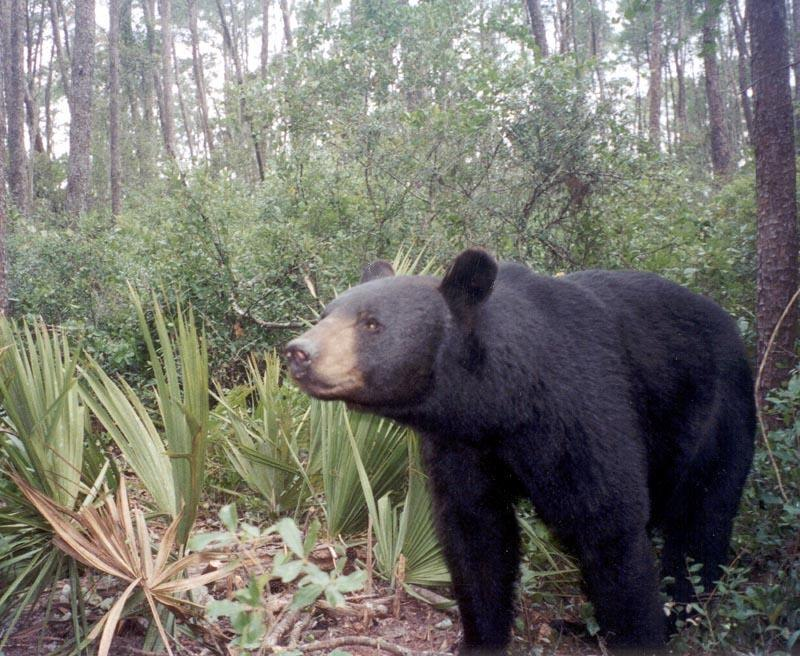
#> input picture Applications/Camera/Hello_AI_World/TensorRT_image_detection/black_bear.jpg, 800 x 656 px, given in place of x-raw, format=(string)BGR ! appsink, which was not available
$ python open_cv_color_detection_utils.py
#> lines starting #> are read from the running program, lines starting #| are printed output that depends on the picture; after the words box and inside, x2 and y2 are one past the last pixel; in counts of white or black regions, pixels touching at a corner belong together; pictures that were not available may be replaced by others from this repository, and a replacement may not be noted
### Applications/openCV/open_cv_color_detection.py
import numpy as np
import cv2
import serial
from time import sleep

def empty(a):
    pass

# [30 lines left out: function stackImages, not called in this run]

def gstreamer_pipeline(
    capture_width=3280,
    capture_height=2464,
    display_width=640,
    display_height=480,
    framerate=21,
    flip_method=0,
):
    return (
    "nvarguscamerasrc ! "
    "video/x-raw(memory:NVMM), "
    "width=(int)%d, height=(int)%d, "
    "format=(string)NV12, framerate=(fraction)%d/1 ! "
    "nvvidconv flip-method=%d ! "
    "video/x-raw, width=(int)%d, height=(int)%d, format=(string)BGRx ! "
    "videoconvert ! "
    "video/x-raw, format=(string)BGR ! appsink"
    % (
        capture_width,
        capture_height,
        framerate,
        flip_method,
        display_width,
        display_height,
    )
)

cap = cv2.VideoCapture(gstreamer_pipeline(flip_method=0), cv2.CAP_GSTREAMER)

cv2.namedWindow("HSV")
cv2.resizeWindow("HSV",640,240)
cv2.createTrackbar("HUE Min","HSV",0,179,empty)
cv2.createTrackbar("HUE Max","HSV",179,179,empty)
cv2.createTrackbar("SAT Min","HSV",0,255,empty)
cv2.createTrackbar("SAT Max","HSV",255,255,empty)
cv2.createTrackbar("VALUE Min","HSV",0,255,empty)
cv2.createTrackbar("VALUE Max","HSV",255,255,empty)

def capture_image():
    if cap.isOpened():
        while True:
            success, img = cap.read()
#> img is the input picture: shape (656, 800, 3); mean B, G, R 107.6, 114.4, 115
            return img

    else:
        print("Unable to open camera")

def getContours(imgcontour, mask):
    myobjectListC = []
    myobjectListArea = []
    #contours, hierarchy = cv2.findContours(imgDil, cv2.RETR_EXTERNAL, cv2.CHAIN_APPROX_NONE)

    contours, hierarchy = cv2.findContours(mask, cv2.RETR_EXTERNAL, cv2.CHAIN_APPROX_NONE)
    #contours, hierarchy = cv2.findContours(mask, cv2.RETR_LIST, cv2.CHAIN_APPROX_SIMPLE)

    for cnt in contours:
    #for (x,y,width,height) in contours:
        #cv2.drawContours(imgcontour, cnt, -1, (255, 0, 0), 3)
        x, y, width, height = cv2.boundingRect(cnt)
        cx=x+(width//2)
        cy=y+(height//2)
        found_area = width * height
        cv2.rectangle(imgcontour, (x , y ), (x + width , y + height ), (0, 255, 255), 2)
        #print(cx, cy)
        myobjectListArea.append(found_area)
        myobjectListC.append([cx,cy])

    if len(myobjectListArea) !=0:
        i = myobjectListArea.index(max(myobjectListArea))
        return imgcontour, [myobjectListC[i],myobjectListArea[i]]
    else:
        return imgcontour, [[0,0],0]

def color_detection(img, imgcontour):
    imgHsv = cv2.cvtColor(img,cv2.COLOR_BGR2HSV)
#> imgHsv: shape (656, 800, 3); mean H, S, V 74.6, 55.9, 121.9
    h_min = cv2.getTrackbarPos("HUE Min","HSV")
    h_max = cv2.getTrackbarPos("HUE Max", "HSV")
    s_min = cv2.getTrackbarPos("SAT Min", "HSV")
    s_max = cv2.getTrackbarPos("SAT Max", "HSV")
    v_min = cv2.getTrackbarPos("VALUE Min", "HSV")
    v_max = cv2.getTrackbarPos("VALUE Max", "HSV")

    #lower = np.array([h_min,s_min,v_min])
    #upper = np.array([h_max,s_max,v_max])

    lower = np.array([34,182,164])
    upper = np.array([61,255,255])

    kernel = np.ones((5, 5))
    imgBlur = cv2.GaussianBlur(img, (7, 7), 1)
    imgGray = cv2.cvtColor(imgBlur, cv2.COLOR_BGR2GRAY)
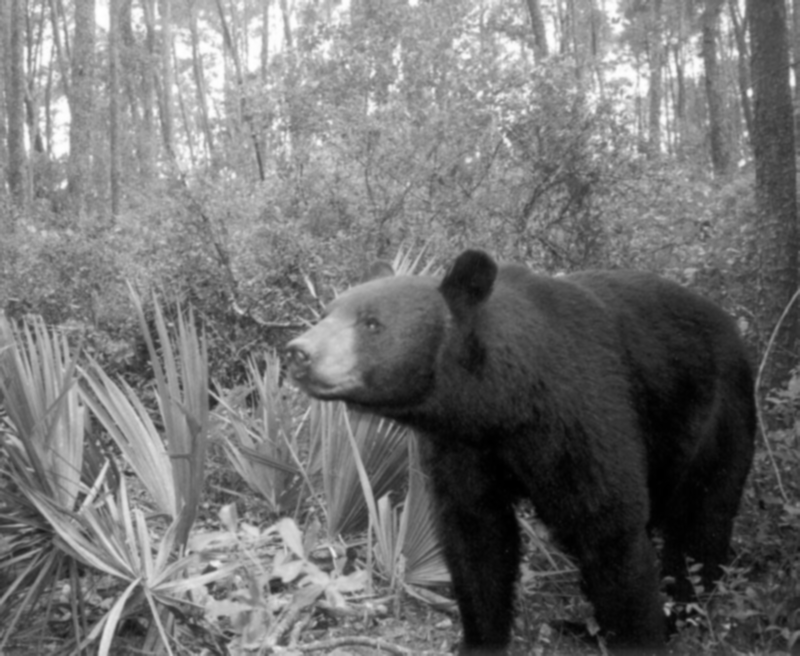
#> imgGray: shape (656, 800); min 0, max 255, mean 113.8
    imgCanny = cv2.Canny(imgGray,50,50)
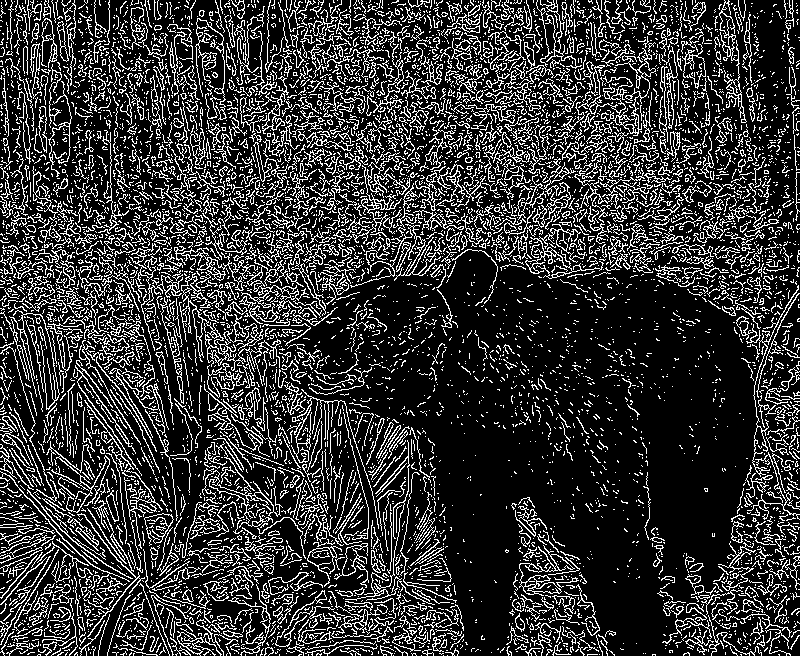
#> imgCanny: shape (656, 800); 20.8% white in thin lines or dots

    imgDil = cv2.dilate(imgCanny, kernel, iterations=1)
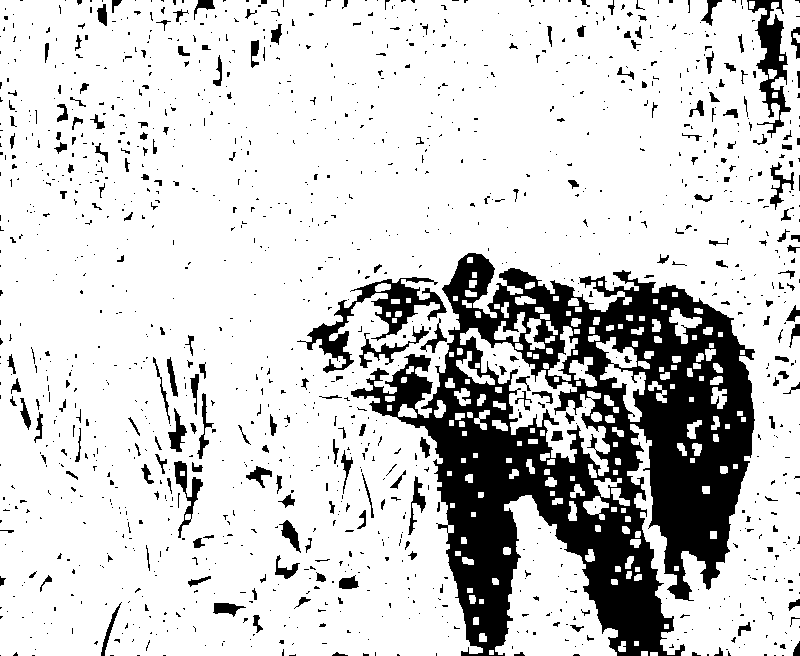
#> imgDil: shape (656, 800); 81.6% white; 1396 black regions (1176 under 20 px), largest, box (x1, y1, x2, y2) and area: (351, 253, 755, 656) 71417, (297, 277, 447, 373) 3266, (747, 0, 791, 138) 2112
    mask = cv2.inRange(imgHsv,lower,upper)
#> mask: shape (656, 800); every value is 0
    result = cv2.bitwise_and(img,img, mask = mask)
#> result: shape (656, 800, 3); every value is 0

    #getContours(imgDil,imgcontour, mask)

    #hStack = stackImages(0.8,([img,mask],[imgcontour,result]))

    #return hStack
    return imgcontour, mask

def trackobject(info, w, pid, pError):
    error = info[0][0] - w//2
    speed = pid[0]*error + pid[1]*(error-pError)
    speed = int(np.clip(speed, -100,100))

    return error, speed

def moverobot(speed):
    with serial.Serial('/dev/ttyACM0',115200,timeout=10) as ser:
        while True:
            #ser.write(str(speed).encode())
            ser.write(str(speed).encode())
            #print(speed)
            return speed


# [2 lines that do not run on import are left out]

### Applications/openCV/open_cv_color_detection_utils.py
from open_cv_color_detection import *

pid = [0.8,0.8,0]
pError = 0
w = 640
while True:
    # Step 1
    img = capture_image()
    imgContour = img.copy()

    # Step 2
    imgcontour, mask =  color_detection(img,imgContour)

    # Step 3
    contour, info = getContours(imgcontour, mask)
#> in getContours, `contours, hierarchy = cv2.findContours(mask, cv2.RETR_EXTERNAL, cv2.CH..`: contours = []
#> info = [[0, 0], 0]

    # Step 4
    pError, speed = trackobject(info, w, pid, pError)
#> in trackobject, `error = info[0][0] - w//2`: error = -320
#> in trackobject, `speed = pid[0]*error + pid[1]*(error-pError)`: speed = -512
#> in trackobject, `speed = int(np.clip(speed, -100,100))`: speed = -100
#> pError = -320; speed = -100

    # Step 5
    motor = moverobot(speed)
#> motor = -100
    print(motor)
#| -100

    cv2.imshow("Capture", contour)
    if cv2.waitKey(1) & 0XFF == ord('q'):
#> (key q is pressed here)
        break


#img.release()
#cv2.destroyAllWindows()

$ run again, on Applications/Camera/Hello_AI_World/TensorRT_image_detection/brown_bear.jpg
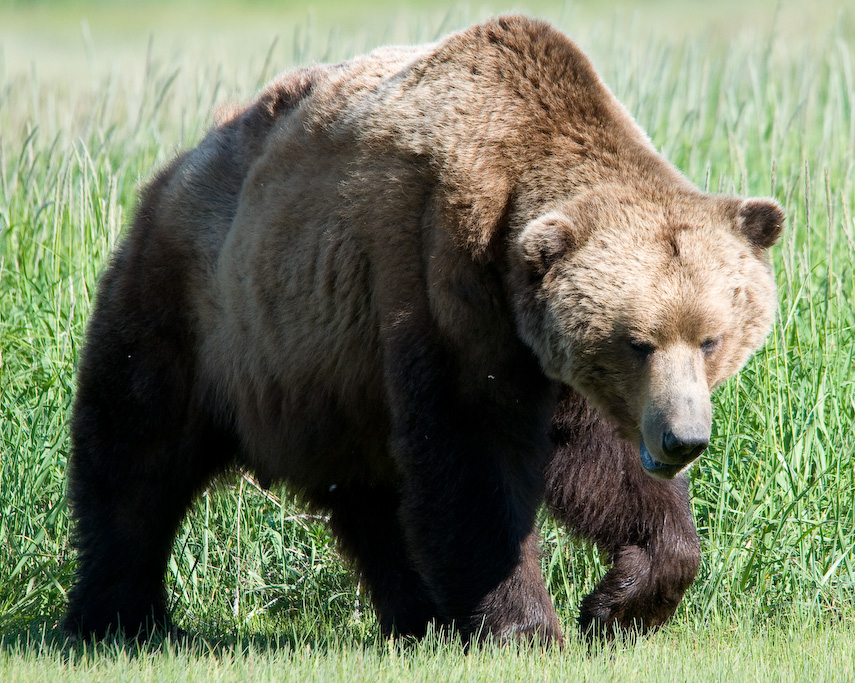
#> input picture Applications/Camera/Hello_AI_World/TensorRT_image_detection/brown_bear.jpg, 855 x 683 px, given in place of x-raw, format=(string)BGR ! appsink, which was not available
#> in capture_image, img is the input picture: shape (683, 855, 3); mean B, G, R 96, 121.6, 114.2
#> imgHsv: shape (683, 855, 3); mean H, S, V 42.2, 79.4, 126.6
#> in color_detection, `imgCanny = cv2.Canny(imgGray,50,50)`:
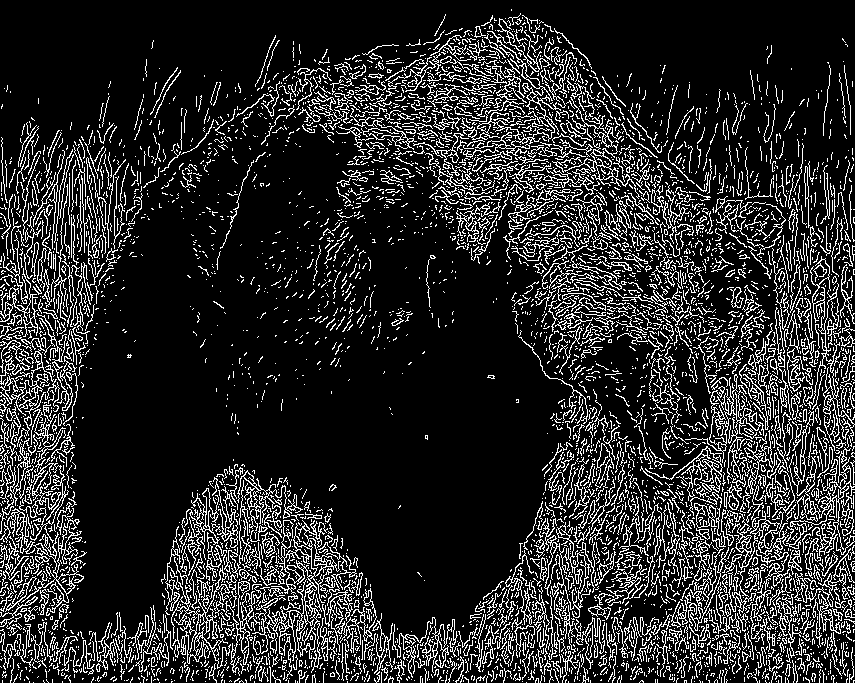
#> imgCanny: shape (683, 855); 16.2% white in thin lines or dots
#> imgDil: shape (683, 855); 60.3% white; 772 black regions (668 under 20 px), largest, box (x1, y1, x2, y2) and area: (67, 110, 570, 639) 144207, (0, 0, 855, 193) 73897, (583, 337, 664, 456) 1938
#> mask: shape (683, 855); 0.07% white in thin lines or dots, all inside (x1, y1, x2, y2) = (0, 202, 855, 678)
#> contours = 309 contours, all with area under 20
#> the loop in getContours, `for cnt in contours:` made 309 passes
#> (x, y, width, height, cx, cy, found_area) on passes 1 to 3: (833, 677, 1, 1, 833, 677, 1), (774, 673, 1, 1, 774, 673, 1), (803, 666, 1, 1, 803, 666, 1)
#> after the loop in getContours, `for cnt in contours:`:
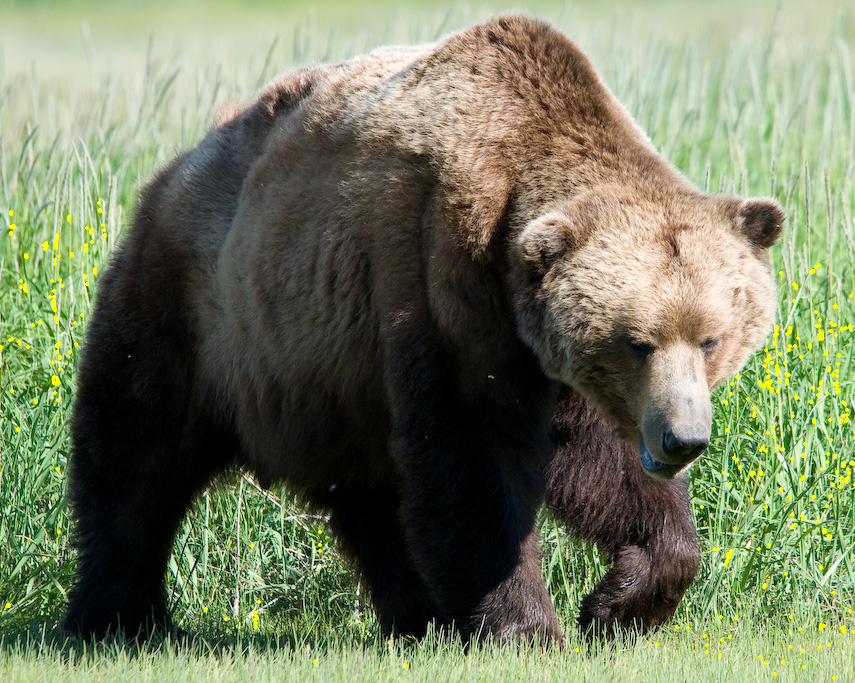
#> imgcontour: shape (683, 855, 3); 0.69% of pixels changed, all inside (x1, y1, x2, y2) = (0, 201, 855, 680)
#> after the loop in getContours, `for cnt in contours:`: myobjectListArea = 309 values, max 24 at index 179, min 1 at index 0, mean 1.56; myobjectListC = 309 pairs, first value 0 to 854, second value 202 to 677
#> i = 179
#> info = [[55, 380], 24]
#> error = -265
#> in trackobject, `speed = pid[0]*error + pid[1]*(error-pError)`: speed = -424
#> in trackobject, `speed = int(np.clip(speed, -100,100))`: speed = -100
#> `pError, speed = trackobject(info, w, pid, pError)`: pError = -265; speed = -100
#| -100
